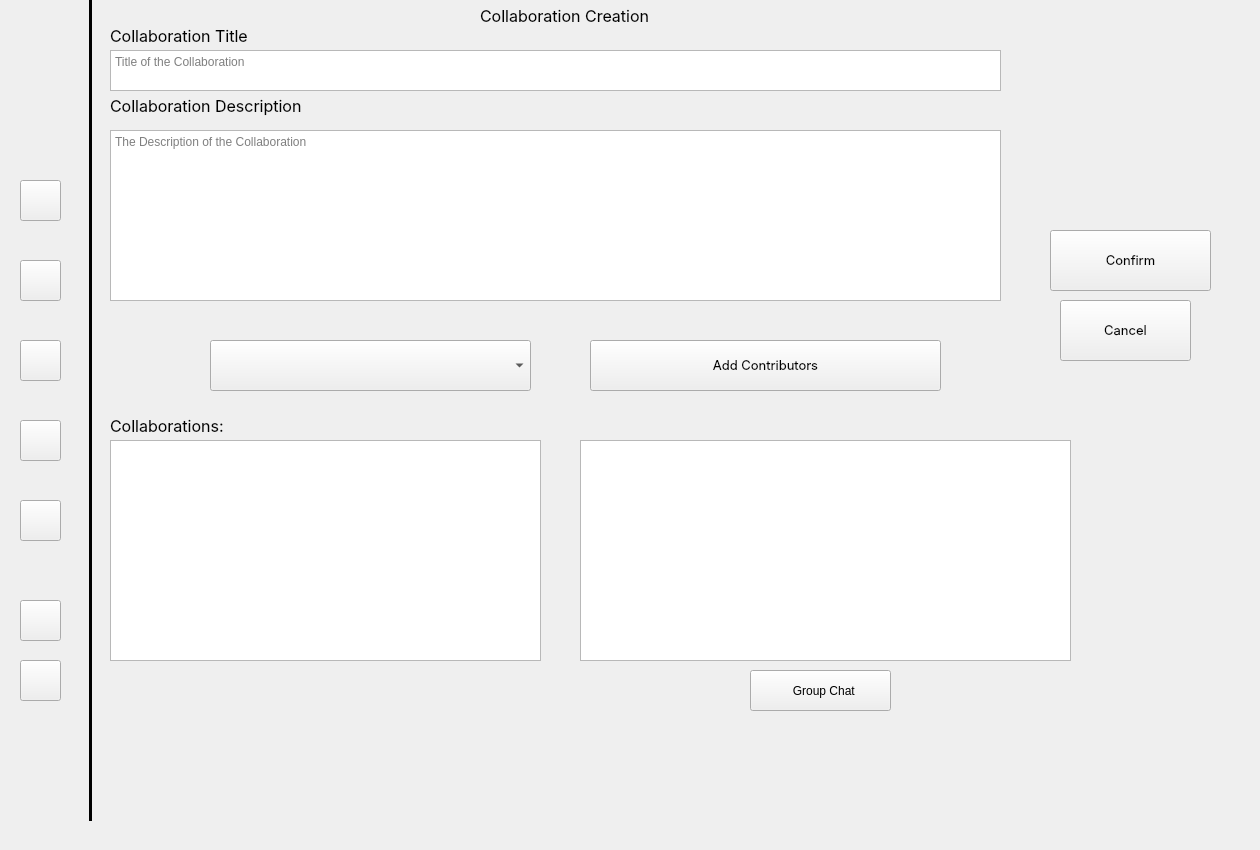
      <widget class="QWidget" name="page_14">
       <widget class="Line" name="line_10">
        <property name="geometry">
         <rect>
          <x>80</x>
          <y>-20</y>
          <width>20</width>
          <height>841</height>
         </rect>
        </property>
        <property name="palette">
         <palette>
          <active>
           <colorrole role="Button">
            <brush brushstyle="SolidPattern">
             <color alpha="255">
              <red>255</red>
              <green>255</green>
              <blue>255</blue>
             </color>
            </brush>
           </colorrole>
           <colorrole role="Base">
            <brush brushstyle="SolidPattern">
             <color alpha="255">
              <red>255</red>
              <green>255</green>
              <blue>255</blue>
             </color>
            </brush>
           </colorrole>
           <colorrole role="Window">
            <brush brushstyle="SolidPattern">
             <color alpha="255">
              <red>255</red>
              <green>255</green>
              <blue>255</blue>
             </color>
            </brush>
           </colorrole>
          </active>
          <inactive>
           <colorrole role="Button">
            <brush brushstyle="SolidPattern">
             <color alpha="255">
              <red>255</red>
              <green>255</green>
              <blue>255</blue>
             </color>
            </brush>
           </colorrole>
           <colorrole role="Base">
            <brush brushstyle="SolidPattern">
             <color alpha="255">
              <red>255</red>
              <green>255</green>
              <blue>255</blue>
             </color>
            </brush>
           </colorrole>
           <colorrole role="Window">
            <brush brushstyle="SolidPattern">
             <color alpha="255">
              <red>255</red>
              <green>255</green>
              <blue>255</blue>
             </color>
            </brush>
           </colorrole>
          </inactive>
          <disabled>
           <colorrole role="Button">
            <brush brushstyle="SolidPattern">
             <color alpha="255">
              <red>255</red>
              <green>255</green>
              <blue>255</blue>
             </color>
            </brush>
           </colorrole>
           <colorrole role="Base">
            <brush brushstyle="SolidPattern">
             <color alpha="255">
              <red>255</red>
              <green>255</green>
              <blue>255</blue>
             </color>
            </brush>
           </colorrole>
           <colorrole role="Window">
            <brush brushstyle="SolidPattern">
             <color alpha="255">
              <red>255</red>
              <green>255</green>
              <blue>255</blue>
             </color>
            </brush>
           </colorrole>
          </disabled>
         </palette>
        </property>
        <property name="cursor">
         <cursorShape>ArrowCursor</cursorShape>
        </property>
        <property name="autoFillBackground">
         <bool>false</bool>
        </property>
        <property name="frameShadow">
         <enum>QFrame::Shadow::Plain</enum>
        </property>
        <property name="lineWidth">
         <number>3</number>
        </property>
        <property name="orientation">
         <enum>Qt::Orientation::Vertical</enum>
        </property>
       </widget>
       <widget class="QPushButton" name="profile2_2">
        <property name="geometry">
         <rect>
          <x>20</x>
          <y>600</y>
          <width>41</width>
          <height>41</height>
         </rect>
        </property>
        <property name="cursor">
         <cursorShape>PointingHandCursor</cursorShape>
        </property>
        <property name="toolTip">
         <string>User Page</string>
        </property>
        <property name="text">
         <string/>
        </property>
        <property name="icon">
         <iconset>
          <normaloff>icons/user.svg</normaloff>icons/user.svg</iconset>
        </property>
       </widget>
       <widget class="QPushButton" name="Research2_2">
        <property name="geometry">
         <rect>
          <x>20</x>
          <y>260</y>
          <width>41</width>
          <height>41</height>
         </rect>
        </property>
        <property name="toolTip">
         <string>Add to Research</string>
        </property>
        <property name="text">
         <string/>
        </property>
        <property name="icon">
         <iconset>
          <normaloff>icons/pie-chart.svg</normaloff>icons/pie-chart.svg</iconset>
        </property>
       </widget>
       <widget class="QPushButton" name="reveiw2_2">
        <property name="geometry">
         <rect>
          <x>20</x>
          <y>180</y>
          <width>41</width>
          <height>41</height>
         </rect>
        </property>
        <property name="toolTip">
         <string>Send to Research Reveiw</string>
        </property>
        <property name="text">
         <string/>
        </property>
        <property name="icon">
         <iconset>
          <normaloff>icons/plus-square.svg</normaloff>icons/plus-square.svg</iconset>
        </property>
       </widget>
       <widget class="QPushButton" name="conf2_2">
        <property name="geometry">
         <rect>
          <x>20</x>
          <y>340</y>
          <width>41</width>
          <height>41</height>
         </rect>
        </property>
        <property name="toolTip">
         <string>Conference</string>
        </property>
        <property name="text">
         <string/>
        </property>
        <property name="icon">
         <iconset>
          <normaloff>icons/calendar.svg</normaloff>icons/calendar.svg</iconset>
        </property>
       </widget>
       <widget class="QPushButton" name="homeButton2_2">
        <property name="enabled">
         <bool>true</bool>
        </property>
        <property name="geometry">
         <rect>
          <x>20</x>
          <y>80</y>
          <width>40</width>
          <height>40</height>
         </rect>
        </property>
        <property name="minimumSize">
         <size>
          <width>40</width>
          <height>40</height>
         </size>
        </property>
        <property name="maximumSize">
         <size>
          <width>40</width>
          <height>40</height>
         </size>
        </property>
        <property name="cursor">
         <cursorShape>PointingHandCursor</cursorShape>
        </property>
        <property name="mouseTracking">
         <bool>true</bool>
        </property>
        <property name="focusPolicy">
         <enum>Qt::FocusPolicy::StrongFocus</enum>
        </property>
        <property name="toolTip">
         <string>Home</string>
        </property>
        <property name="layoutDirection">
         <enum>Qt::LayoutDirection::LeftToRight</enum>
        </property>
        <property name="autoFillBackground">
         <bool>false</bool>
        </property>
        <property name="text">
         <string/>
        </property>
        <property name="icon">
         <iconset>
          <normaloff>icons/menu.svg</normaloff>icons/menu.svg</iconset>
        </property>
        <property name="iconSize">
         <size>
          <width>22</width>
          <height>22</height>
         </size>
        </property>
        <property name="flat">
         <bool>true</bool>
        </property>
       </widget>
       <widget class="QLabel" name="pic_10">
        <property name="geometry">
         <rect>
          <x>20</x>
          <y>10</y>
          <width>41</width>
          <height>41</height>
         </rect>
        </property>
        <property name="text">
         <string/>
        </property>
        <property name="pixmap">
         <pixmap>build/Desktop_Qt_6_7_3-Debug/icons/user.svg</pixmap>
        </property>
        <property name="scaledContents">
         <bool>true</bool>
        </property>
        <property name="wordWrap">
         <bool>false</bool>
        </property>
       </widget>
       <widget class="QPushButton" name="collab2_2">
        <property name="geometry">
         <rect>
          <x>20</x>
          <y>420</y>
          <width>41</width>
          <height>41</height>
         </rect>
        </property>
        <property name="toolTip">
         <string>Collaborations</string>
        </property>
        <property name="text">
         <string/>
        </property>
        <property name="icon">
         <iconset>
          <normaloff>icons/share-2.svg</normaloff>icons/share-2.svg</iconset>
        </property>
       </widget>
       <widget class="QPushButton" name="publication2_2">
        <property name="geometry">
         <rect>
          <x>20</x>
          <y>500</y>
          <width>41</width>
          <height>41</height>
         </rect>
        </property>
        <property name="toolTip">
         <string>Posts</string>
        </property>
        <property name="text">
         <string/>
        </property>
        <property name="icon">
         <iconset>
          <normaloff>icons/send.svg</normaloff>icons/send.svg</iconset>
        </property>
       </widget>
       <widget class="QPushButton" name="modeSwitch2_2">
        <property name="geometry">
         <rect>
          <x>20</x>
          <y>660</y>
          <width>41</width>
          <height>41</height>
         </rect>
        </property>
        <property name="toolTip">
         <string>Mode Toggle</string>
        </property>
        <property name="text">
         <string/>
        </property>
        <property name="icon">
         <iconset>
          <normaloff>icons/sun.svg</normaloff>icons/sun.svg</iconset>
        </property>
       </widget>
       <widget class="QFrame" name="frame_10">
        <property name="geometry">
         <rect>
          <x>100</x>
          <y>410</y>
          <width>1151</width>
          <height>311</height>
         </rect>
        </property>
        <property name="frameShape">
         <enum>QFrame::Shape::NoFrame</enum>
        </property>
        <property name="frameShadow">
         <enum>QFrame::Shadow::Raised</enum>
        </property>
        <widget class="QListWidget" name="callabsList_2">
         <property name="geometry">
          <rect>
           <x>10</x>
           <y>30</y>
           <width>431</width>
           <height>221</height>
          </rect>
         </property>
        </widget>
        <widget class="QLabel" name="label_46">
         <property name="geometry">
          <rect>
           <x>10</x>
           <y>0</y>
           <width>131</width>
           <height>31</height>
          </rect>
         </property>
         <property name="font">
          <font>
           <family>-apple-system</family>
           <pointsize>12</pointsize>
          </font>
         </property>
         <property name="text">
          <string>Collaborations: </string>
         </property>
        </widget>
        <widget class="QPushButton" name="collabsGroupChatButton_2">
         <property name="geometry">
          <rect>
           <x>650</x>
           <y>260</y>
           <width>141</width>
           <height>41</height>
          </rect>
         </property>
         <property name="text">
          <string>  Group Chat</string>
         </property>
         <property name="icon">
          <iconset>
           <normaloff>icons/video.svg</normaloff>icons/video.svg</iconset>
         </property>
        </widget>
        <widget class="QTextBrowser" name="collabsTextBrower_2">
         <property name="geometry">
          <rect>
           <x>480</x>
           <y>30</y>
           <width>491</width>
           <height>221</height>
          </rect>
         </property>
        </widget>
       </widget>
       <widget class="QPushButton" name="collaborationCreationConfirmButton_2">
        <property name="geometry">
         <rect>
          <x>1050</x>
          <y>230</y>
          <width>161</width>
          <height>61</height>
         </rect>
        </property>
        <property name="font">
         <font>
          <family>-apple-system</family>
          <pointsize>10</pointsize>
         </font>
        </property>
        <property name="text">
         <string>Confirm</string>
        </property>
        <property name="icon">
         <iconset>
          <normaloff>icons/save.svg</normaloff>icons/save.svg</iconset>
        </property>
       </widget>
       <widget class="QPushButton" name="collaborationCreationCancelButton_2">
        <property name="geometry">
         <rect>
          <x>1060</x>
          <y>300</y>
          <width>131</width>
          <height>61</height>
         </rect>
        </property>
        <property name="font">
         <font>
          <family>-apple-system</family>
          <pointsize>10</pointsize>
         </font>
        </property>
        <property name="text">
         <string>Cancel</string>
        </property>
       </widget>
       <widget class="QFrame" name="collaborationCreationFrame_2">
        <property name="geometry">
         <rect>
          <x>100</x>
          <y>20</y>
          <width>911</width>
          <height>381</height>
         </rect>
        </property>
        <property name="frameShape">
         <enum>QFrame::Shape::NoFrame</enum>
        </property>
        <property name="frameShadow">
         <enum>QFrame::Shadow::Raised</enum>
        </property>
        <widget class="QPlainTextEdit" name="collaborationCreationCollaborationTitileEdit_2">
         <property name="geometry">
          <rect>
           <x>10</x>
           <y>30</y>
           <width>891</width>
           <height>41</height>
          </rect>
         </property>
         <property name="placeholderText">
          <string>Title of the Collaboration</string>
         </property>
        </widget>
        <widget class="QTextEdit" name="collaborationCreationCollaborationDescriptionEdit_2">
         <property name="geometry">
          <rect>
           <x>10</x>
           <y>110</y>
           <width>891</width>
           <height>171</height>
          </rect>
         </property>
         <property name="placeholderText">
          <string>The Description of the Collaboration</string>
         </property>
        </widget>
        <widget class="QLabel" name="collaborationCreationCollaborationTitleLabel_2">
         <property name="geometry">
          <rect>
           <x>10</x>
           <y>0</y>
           <width>251</width>
           <height>31</height>
          </rect>
         </property>
         <property name="font">
          <font>
           <family>-apple-system</family>
           <pointsize>12</pointsize>
          </font>
         </property>
         <property name="text">
          <string>Collaboration Title</string>
         </property>
        </widget>
        <widget class="QLabel" name="collaborationCreationCollaborationDescriptionLabel_2">
         <property name="geometry">
          <rect>
           <x>10</x>
           <y>70</y>
           <width>251</width>
           <height>31</height>
          </rect>
         </property>
         <property name="font">
          <font>
           <family>-apple-system</family>
           <pointsize>12</pointsize>
          </font>
         </property>
         <property name="text">
          <string>Collaboration Description</string>
         </property>
        </widget>
        <widget class="QComboBox" name="collaboartionCreationTopicMenu_2">
         <property name="geometry">
          <rect>
           <x>110</x>
           <y>320</y>
           <width>321</width>
           <height>51</height>
          </rect>
         </property>
        </widget>
        <widget class="QPushButton" name="collaborationCreationAddContributorsButton_2">
         <property name="geometry">
          <rect>
           <x>490</x>
           <y>320</y>
           <width>351</width>
           <height>51</height>
          </rect>
         </property>
         <property name="font">
          <font>
           <family>-apple-system</family>
           <pointsize>10</pointsize>
          </font>
         </property>
         <property name="text">
          <string>Add Contributors</string>
         </property>
        </widget>
       </widget>
       <widget class="QLabel" name="collaborationCreationCollaborationCreationLabel_2">
        <property name="geometry">
         <rect>
          <x>480</x>
          <y>0</y>
          <width>251</width>
          <height>31</height>
         </rect>
        </property>
        <property name="font">
         <font>
          <family>-apple-system</family>
          <pointsize>12</pointsize>
         </font>
        </property>
        <property name="text">
         <string>Collaboration Creation</string>
        </property>
       </widget>
      </widget>
